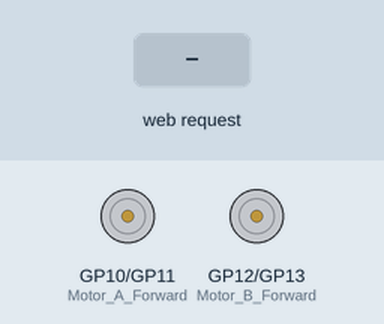
This program was run on a simulated Raspberry Pi Pico running MicroPython. On the bench: motor-driver pin pairs drawn as motors (green arrow = first pin HIGH = forward, orange = second pin HIGH = backward, longer = more drive). The inputs (shaded band) are chosen by the test bench. What the program prints to the serial console is not drawn.

Above: at 3.2 s.
3.3 s: HTTP request GET /Forward? received
At 3.8 s:
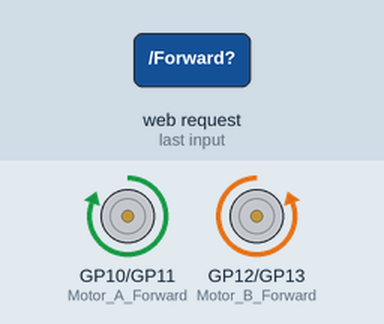
4.8 s: HTTP request GET /Left? received
At 6.0 s:
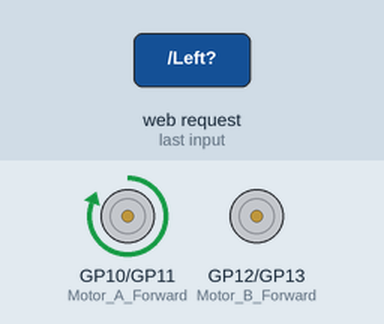
6.3 s: HTTP request GET /Right? received
At 7.2 s:
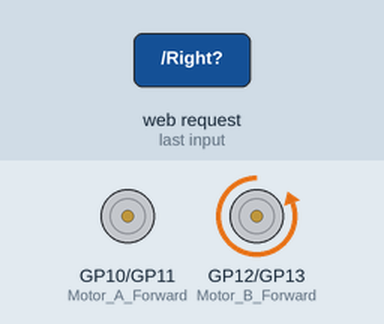
7.8 s: HTTP request GET /Backward? received
At 8.4 s:
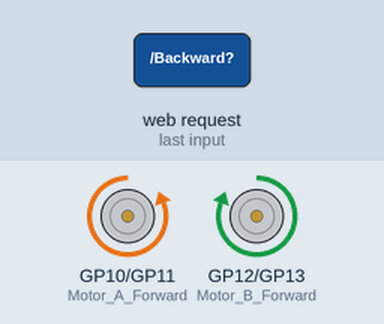
9.3 s: HTTP request GET /Stop? received
At 10.7 s:
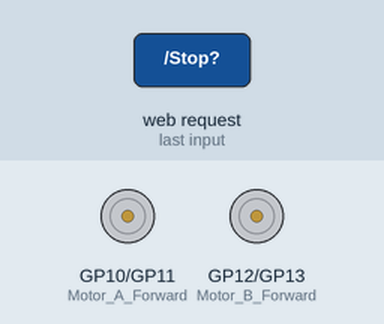
Timing chart, 0 to 11.8 s (numbered marks = the images above; inputs shaded):
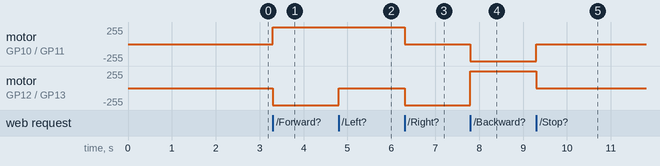

The program:

car.py
```python
import socket
from time import sleep
import network
import machine
from machine import Pin

# Set up the SSID and password for the WiFi network
ssid = 'ESP Repeater'
password = 'Antivirus'

# Initialize pins for controlling the motor
Motor_A_Forward = Pin(10, Pin.OUT)
Motor_A_Backward = Pin(11, Pin.OUT)
Motor_B_Forward = Pin(12, Pin.OUT)
Motor_B_Backward = Pin(13, Pin.OUT)

# Define functions for moving the motor in different directions
def Forward():
    Motor_A_Forward.value(1)
    Motor_B_Forward.value(0)
    Motor_A_Backward.value(0)
    Motor_B_Backward.value(1)

def Backward():
    Motor_A_Forward.value(0)
    Motor_B_Forward.value(1)
    Motor_A_Backward.value(1)
    Motor_B_Backward.value(0)

def Stop():
    Motor_A_Forward.value(0)
    Motor_B_Forward.value(0)
    Motor_A_Backward.value(0)
    Motor_B_Backward.value(0)

def Left():
    Motor_A_Forward.value(1)
    Motor_B_Forward.value(0)
    Motor_A_Backward.value(0)
    Motor_B_Backward.value(0)

def Right():
    Motor_A_Forward.value(0)
    Motor_B_Forward.value(0)
    Motor_A_Backward.value(0)
    Motor_B_Backward.value(1)

# Stop the motor initially
Stop()

def Connect():
    # Connect to the WiFi network
    red = network.WLAN(network.STA_IF)
    red.active(True)
    red.connect(ssid, password)
    while red.isconnected() == False:
        print('connecting ...')
        sleep(1)
    ip = red.ifconfig()[0]
    print(f'Connected with IP: {ip}')
    return ip

def open_socket(ip):
    # Create a socket for the web server to listen on
    address = (ip, 80)
    connection = socket.socket()
    connection.bind(address)
    connection.listen(1)
    return connection

def pagina_web():
    html = f"""
        <!DOCTYPE html>
        <html>
        <head>


        </head>
        <body>

              <h1 style="text-align: center;">Raspberry Pi Pico W Wireless Car
              </body>
              <h6 style="text-align: center;">DIY Projects Lab
        <center>
        <form action="./Forward">
        <input type="submit" value="Forward" style="background-color: #04AA6D; border-radius: 15px; height:120px; width:120px; border: none; color: white; padding: 16px 24px; margin: 4px 2px"  />
        </form>
        <table><tr>
        <td><form action="./Left">
        <input type="submit" value="Left" style="background-color: #04AA6D; border-radius: 15px; height:120px; width:120px; border: none; color: white; padding: 16px 24px; margin: 4px 2px"/>
        </form></td>
        <td><form action="./Stop">
        <input type="submit" value="Stop" style="background-color: #FF0000; border-radius: 50px; height:120px; width:120px; border: none; color: white; padding: 16px 24px; margin: 4px 2px" />
        </form></td>
        <td><form action="./Right">
        <input type="submit" value="Right" style="background-color: #04AA6D; border-radius: 15px; height:120px; width:120px; border: none; color: white; padding: 16px 24px; margin: 4px 2px"/>
        </form></td>
        </tr></table>
        <form action="./Backward">
        <input type="submit" value="Backward" style="background-color: #04AA6D; border-radius: 15px; height:120px; width:120px; border: none; color: white; padding: 16px 24px; margin: 4px 2px"/>
        </form>
        </body>
        </html>
    """
    return str(html)
def serve(connection):
    while True:
        cliente = connection.accept()[0]
        peticion = cliente.recv(1024)
        peticion = str(peticion)
        try:
            peticion = peticion.split()[1]
        except IndexError:
            pass
        if peticion == '/Forward?':
            Forward()
        elif peticion =='/Left?':
            Left()
        elif peticion =='/Stop?':
            Stop()
        elif peticion =='/Right?':
            Right()
        elif peticion =='/Backward?':
            Backward()
        html = pagina_web()
        cliente.send(html)
        cliente.close()

try:
    ip = Connect()
    connection = open_socket(ip)
    serve(connection)
except KeyboardInterrupt:
    machine.reset()
```

Measured:
- after the input at 3.3 s, motor on GP10 (Motor_A_Forward) / GP11 (Motor_A_Backward): stopped → forward 255/255 at once; motor on GP12 (Motor_B_Forward) / GP13 (Motor_B_Backward): stopped → backward 255/255 at once
- after the input at 4.8 s, motor on GP12 (Motor_B_Forward) / GP13 (Motor_B_Backward): backward 255/255 → stopped at once
- after the input at 6.3 s, motor on GP10 (Motor_A_Forward) / GP11 (Motor_A_Backward): forward 255/255 → stopped at once; motor on GP12 (Motor_B_Forward) / GP13 (Motor_B_Backward): stopped → backward 255/255 at once
- after the input at 7.8 s, motor on GP10 (Motor_A_Forward) / GP11 (Motor_A_Backward): stopped → backward 255/255 at once; motor on GP12 (Motor_B_Forward) / GP13 (Motor_B_Backward): backward 255/255 → forward 255/255 at once
- after the input at 9.3 s, motor on GP10 (Motor_A_Forward) / GP11 (Motor_A_Backward): backward 255/255 → stopped at once; motor on GP12 (Motor_B_Forward) / GP13 (Motor_B_Backward): forward 255/255 → stopped at once
